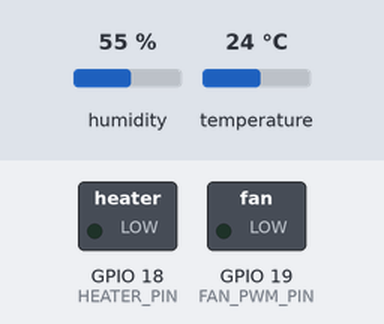
Bench run of a sketch on a simulated ESP32. Shown: switched loads named in the sketch (green lamp = pin HIGH). Inputs (shaded band) come from the test bench; at power-on: temperature 24 °C, humidity 55 %. WiFi joins after 1.5 s; servers stay silent unless stated; EEPROM starts erased; what the sketch prints to the serial monitor is not drawn.

Above: at 2.9 s.
3.0 s: temperature set to 39 °C
At 6.7 s:
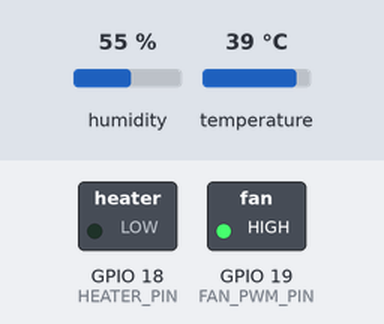
At 8.6 s:
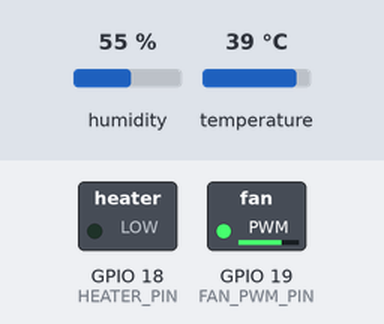
12.1 s: temperature set to 41 °C
Timing chart, 0 to 15.5 s (numbered marks = the images above; inputs shaded):
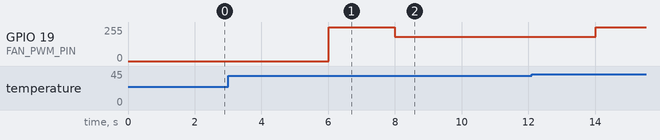

The sketch:

esp32.ino
```cpp
/*
 ===================================================================================
 * NAMA PROYEK: INKUBATOR TELUR MINI (REVISI LOGIKA KONTROL)
 * DESKRIPSI:   Firmware yang telah direvisi total.
 *              - PID mengontrol KIPAS PENDINGIN (mode REVERSE).
 *              - Lampu pemanas dikontrol secara manual via web.
 *              - Menggunakan RTC DS3231 (via RTClib) dan Preferences.h.
 *              - Mengimplementasikan penghitung hari (day counter) non-volatile.
 * BOARD:       WEMOS/LOLIN D1 R32 (ESP32)
 * AUTHOR:      Gemini
 ===================================================================================
*/

// =================================================================================
// LANGKAH 1: MENYERTAKAN PUSTAKA (LIBRARIES)
// =================================================================================
#include <WiFi.h>
#include <WebSocketsServer.h>
#include <DHT.h>
#include <ArduinoJson.h>
#include <PID_v1.h>

// Pustaka baru untuk RTC I2C dan penyimpanan non-volatile
#include <Wire.h>             // Diperlukan untuk komunikasi I2C
#include <RTClib.h>           // Pustaka dari Adafruit untuk modul RTC
#include <Preferences.h>      // Untuk menyimpan data di memori flash ESP32

// =================================================================================
// LANGKAH 2: KONFIGURASI UTAMA
// =================================================================================

// --- Konfigurasi Jaringan WiFi ---
const char* ssid = "NYUDIS";      // <-- GANTI DENGAN NAMA WIFI ANDA
const char* password = "87654321C"; // <-- GANTI DENGAN PASSWORD WIFI ANDA

// --- Konfigurasi Pin Perangkat Keras ---
#define DHT_PIN     23 // Pin sensor suhu dan kelembapan
#define DHT_TYPE    DHT11
#define HEATER_PIN  18 // Pin relay untuk lampu pemanas (sekarang manual)
#define FAN_PWM_PIN 19 // Pin PWM untuk kipas (sekarang dikontrol PID)

// --- Inisialisasi Objek dari Pustaka ---
WebSocketsServer webSocket = WebSocketsServer(81);
DHT dht(DHT_PIN, DHT_TYPE);
RTC_DS3231 rtc;      // Membuat objek untuk modul RTC DS3231
Preferences preferences; // Membuat objek untuk penyimpanan NVS

// --- Konfigurasi Kontrol PID untuk KIPAS PENDINGIN ---
double Setpoint, Input, Output;
double Kp = 150.0, Ki = 10.0, Kd = 5.0; // Tuning PID untuk kipas mungkin perlu nilai Kp yang lebih tinggi
// REVERSE: Jika suhu (Input) NAIK di atas Setpoint, kecepatan kipas (Output) akan NAIK.
PID myPID(&Input, &Output, &Setpoint, Kp, Ki, Kd, REVERSE);

// --- Konfigurasi PWM untuk Kipas ---
const int pwmChannel = 0;
const int pwmFrequency = 5000;
const int pwmResolution = 8; // Menghasilkan output 0-255

// --- Variabel Global untuk Penghitung Hari (Day Counter) ---
uint32_t startTime = 0; // Menyimpan Unix timestamp kapan counter dimulai. 0 = belum dimulai.
// Variabel untuk menyimpan hasil perhitungan waktu yang telah berlalu
uint8_t elapsedDays = 0, elapsedHours = 0, elapsedMins = 0, elapsedSecs = 0;

// Variabel Global lainnya
float currentTemp = 0.0;
float currentHumidity = 0.0;
int fanSpeed = 0;
bool heater_status = false;

// Variabel untuk timer
unsigned long lastTime = 0;
const long interval = 2000; // Interval 2 detik

// =================================================================================
// LANGKAH 3: FUNGSI SETUP()
// =================================================================================
void setup() {
  Serial.begin(9600);
  Serial.println("\n\n--- INKUBATOR MINI (REVISI LOGIKA) MULAI ---");

  // --- Mulai Penyimpanan Preferences ---
  preferences.begin("incubator", false); // Membuka namespace "incubator". false = mode baca/tulis.
  Serial.println("Penyimpanan NVS (Preferences) dimulai.");

  // --- Inisialisasi RTC DS3231 ---
  Wire.begin(); // Memulai bus I2C (SDA=21, SCL=22)
  if (!rtc.begin()) {
    Serial.println("Tidak dapat menemukan modul RTC! Periksa koneksi.");
    while (1);
  }
  // Jika RTC kehilangan daya (misal: baterai habis), atur waktu sesuai waktu kompilasi.
  if (rtc.lostPower()) {
    Serial.println("RTC kehilangan daya, waktu diatur sesuai waktu kompilasi!");
    rtc.adjust(DateTime(F(__DATE__), F(__TIME__)));
  }
  Serial.println("Modul RTC DS3231 berhasil dimulai.");

  // --- Memuat Data Penghitung dari Penyimpanan ---
  startTime = preferences.getUInt("startTime", 0); // Ambil startTime. Jika tidak ada, default ke 0.
  if (startTime == 0) {
    Serial.println("Penghitung hari belum dimulai.");
  } else {
    Serial.printf("Penghitung hari ditemukan, dimulai pada timestamp: %u\n", startTime);
  }

  // --- Inisialisasi Perangkat Keras Lainnya ---
  dht.begin();
  pinMode(HEATER_PIN, OUTPUT);
  digitalWrite(HEATER_PIN, LOW); // Pastikan pemanas mati saat awal
  ledcSetup(pwmChannel, pwmFrequency, pwmResolution);
  ledcAttachPin(FAN_PWM_PIN, pwmChannel);

  // --- Koneksi WiFi ---
  Serial.print("Menyambungkan ke WiFi...");
  WiFi.begin(ssid, password);
  while (WiFi.status() != WL_CONNECTED) {
    delay(500);
    Serial.print(".");
  }
  Serial.println("\nWiFi Terhubung!");
  Serial.print("Alamat IP ESP32: ");
  Serial.println(WiFi.localIP());

  // --- Server WebSocket ---
  webSocket.begin();
  webSocket.onEvent(webSocketEvent);

  // --- Memulai Kontrol PID untuk Kipas ---
  Setpoint = 37.8; // Target suhu MAKSIMUM. Kipas akan berusaha menjaga suhu di bawah ini.
  myPID.SetOutputLimits(0, 255); // Batas output PID adalah rentang PWM kipas (0-255).
  myPID.SetMode(AUTOMATIC);
  Serial.printf("Kontrol PID untuk kipas dimulai dengan Setpoint: %.1f C\n", Setpoint);
  Serial.println("--- Setup Selesai, Sistem Berjalan ---");
}

// =================================================================================
// LANGKAH 4: FUNGSI LOOP()
// =================================================================================
void loop() {
  webSocket.loop(); // Selalu jalankan loop WebSocket

  unsigned long currentTime = millis();
  if (currentTime - lastTime >= interval) {
    lastTime = currentTime;

    // Baca sensor
    currentHumidity = dht.readHumidity();
    currentTemp = dht.readTemperature();
    if (isnan(currentHumidity) || isnan(currentTemp)) {
      Serial.println("Gagal membaca data dari sensor DHT!");
      return;
    }

    // Jalankan Logika PID untuk Kipas
    Input = currentTemp;
    myPID.Compute();
    fanSpeed = (int)Output; // Simpan nilai output PID sebagai kecepatan kipas
    ledcWrite(pwmChannel, fanSpeed);

    // Hitung waktu yang telah berlalu
    calculateElapsedTime();

    // Kirim semua data ke web
    sendDataToWeb();

    // Cek status pemanas (dikontrol manual)
    heater_status = digitalRead(HEATER_PIN);
  }
}

// =================================================================================
// LANGKAH 5: FUNGSI-FUNGSI BANTUAN
// =================================================================================

/**
 * @brief Menghitung waktu yang telah berlalu sejak counter dimulai.
 */
void calculateElapsedTime() {
  if (startTime == 0) { // Jika counter belum dimulai, set semua ke 0.
    elapsedDays = 0; elapsedHours = 0; elapsedMins = 0; elapsedSecs = 0;
    return;
  }

  DateTime now = rtc.now();
  unsigned long elapsedSeconds = now.unixtime() - startTime;

  elapsedDays = elapsedSeconds / 86400;
  unsigned long remainder = elapsedSeconds % 86400;
  elapsedHours = remainder / 3600;
  remainder = remainder % 3600;
  elapsedMins = remainder / 60;
  elapsedSecs = remainder % 60;
}


/**
 * @brief Menangani semua event dari WebSocket.
 */
void webSocketEvent(uint8_t num, WStype_t type, uint8_t * payload, size_t length) {
  switch(type) {
    case WStype_DISCONNECTED:
      Serial.printf("[%u] Klien terputus!\n", num);
      break;
    case WStype_CONNECTED: {
      IPAddress ip = webSocket.remoteIP(num);
      Serial.printf("[%u] Klien terhubung dari IP: %s\n", num, ip.toString().c_str());
      sendDataToWeb();
      break;
    }
    case WStype_TEXT:
      Serial.printf("[%u] Pesan diterima: %s\n", num, payload);

      StaticJsonDocument<128> doc;
      deserializeJson(doc, payload);

      const char* command = doc["command"];

      if (strcmp(command, "setSetpoint") == 0) {
        Setpoint = doc["value"];
      } else if (strcmp(command, "toggleHeater") == 0) {
        digitalWrite(HEATER_PIN, !digitalRead(HEATER_PIN));
      } else if (strcmp(command, "startCounter") == 0) {
        // Jika counter belum dimulai, mulai sekarang.
        if (startTime == 0) {
          DateTime now = rtc.now();
          startTime = now.unixtime();
          preferences.putUInt("startTime", startTime); // Simpan ke NVS!
          Serial.printf("Penghitung dimulai pada timestamp: %u\n", startTime);
        }
      } else if (strcmp(command, "resetCounter") == 0) {
        startTime = 0;
        preferences.putUInt("startTime", 0); // Simpan nilai 0 ke NVS!
        Serial.println("Penghitung direset.");
      }

      sendDataToWeb(); // Kirim data terbaru sebagai konfirmasi
      break;
  }
}

/**
 * @brief Mengemas dan mengirim semua data ke antarmuka web.
 */
void sendDataToWeb() {
  StaticJsonDocument<256> doc;

  doc["temperature"] = currentTemp;
  doc["humidity"] = currentHumidity;
  doc["setpoint"] = Setpoint;
  doc["fanSpeed"] = map(fanSpeed, 0, 255, 0, 100);
  doc["heaterStatus"] = digitalRead(HEATER_PIN);

  // Tambahkan data penghitung
  doc["counterDays"] = elapsedDays;
  doc["counterHours"] = elapsedHours;
  doc["counterMins"] = elapsedMins;
  doc["counterSecs"] = elapsedSecs;

  String output;
  serializeJson(doc, output);
  webSocket.broadcastTXT(output);
}
```

Measured:
- after the input at 3.0 s, GPIO 19 (FAN_PWM_PIN): 0/255 → 255/255 after 3.0 s, → 181/255 2.0 s later, → 182/255 2.0 s later, → 183/255 2.0 s later
